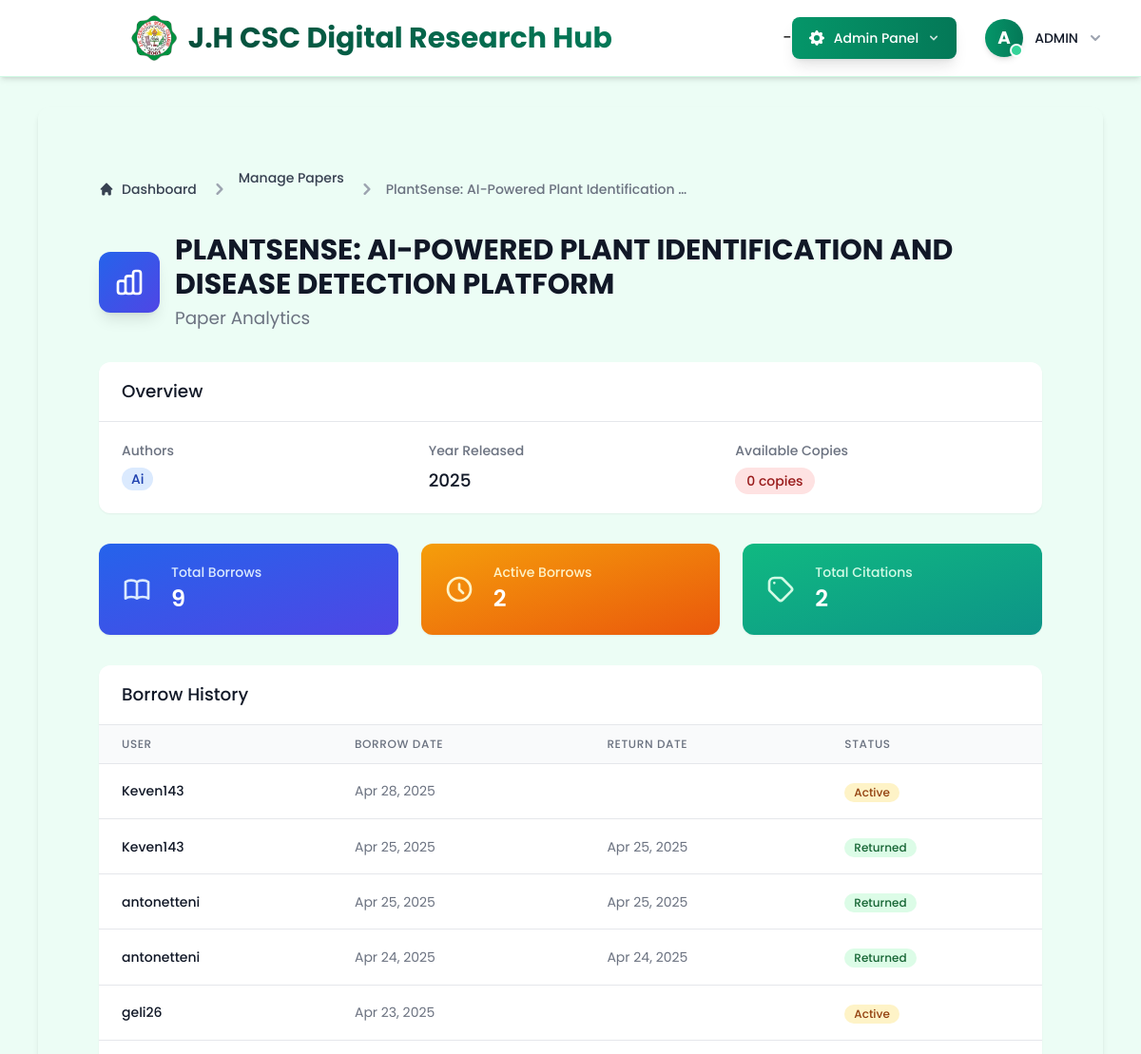
Before: /accounts/admin/paper/1/analytics/ (signed in, upper part) with the older database file.
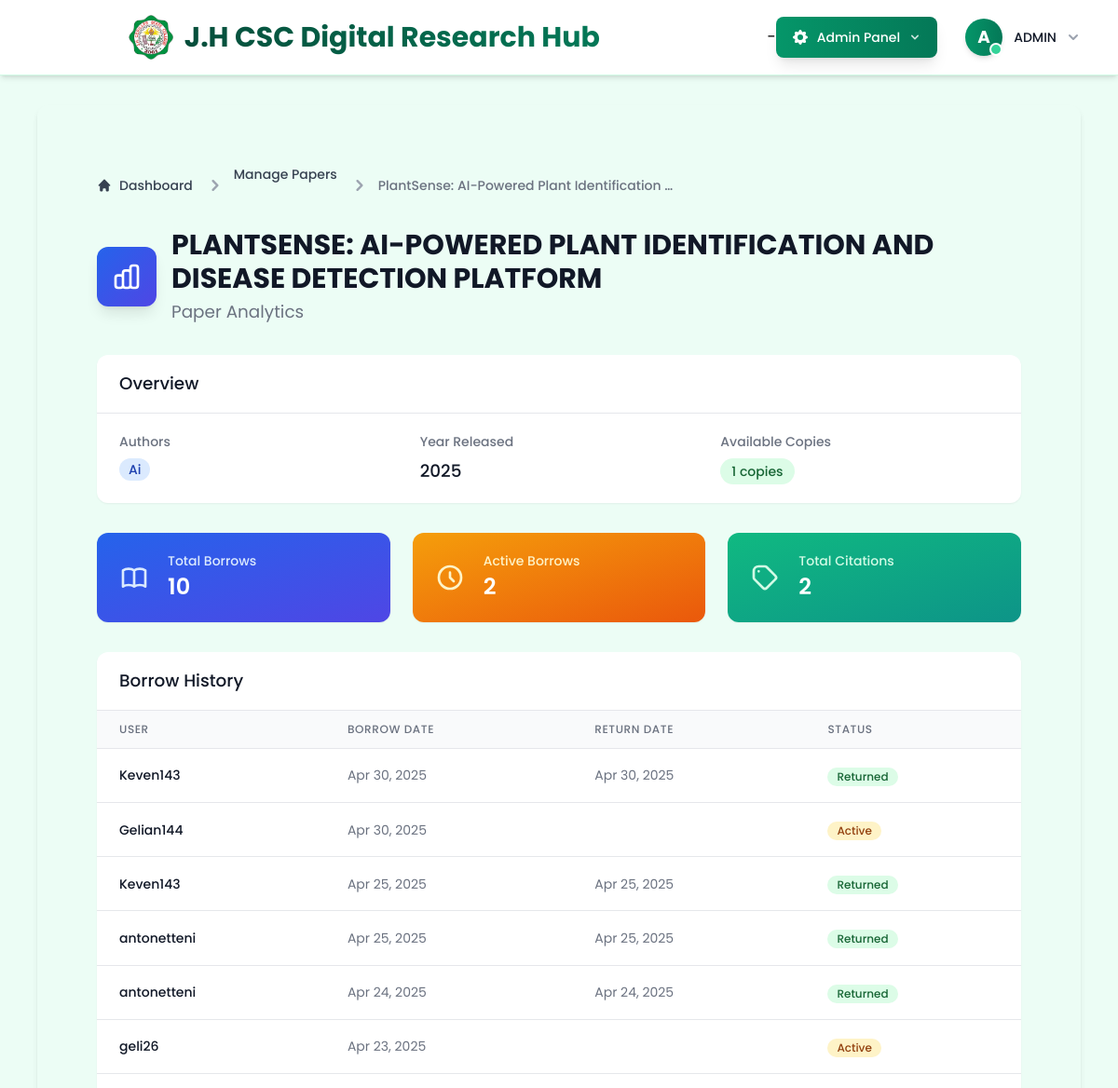
After: the same page with the newer database file.
### scholar/models.py (models this page shows, shortened)
class Author(models.Model):
    name = models.CharField(max_length=200)
    affiliation = models.CharField(max_length=200)
    email = models.EmailField(blank=True)

class Paper(models.Model):
    title = models.CharField(max_length=255)
    authors = models.ManyToManyField('Author', related_name='papers')
    abstract = models.TextField()
    publication_date = models.DateField()
    citations = models.PositiveIntegerField(default=0)
    available_copies = models.PositiveIntegerField(default=1)
    view_count = models.PositiveIntegerField(default=0)
    viewers = models.ManyToManyField(User, related_name='viewed_papers', blank=True)
    pdf_file = models.FileField(upload_to='papers/', blank=True, null=True)
    program = models.CharField(
        max_length=100,
        choices=Student.PROGRAM_CHOICES,
        default='BSIT'  # Setting default value to BSIT
    )
    keywords = models.CharField(max_length=255, blank=True, help_text='Comma-separated keywords')
    created_at = models.DateTimeField(auto_now_add=True, null=True)

class Borrow(models.Model):
    STATUS_CHOICES = [
        ('pending', 'Pending Approval'),
        ('approved', 'Approved'),
        ('rejected', 'Rejected'),
        ('reserved', 'Reserved'),
    ]
    RETURN_STATUS_CHOICES = [
        ('pending', 'Pending Return Approval'),
        ('approved', 'Return Approved'),
        ('rejected', 'Return Rejected'),
    ]
    user = models.ForeignKey(User, on_delete=models.CASCADE)
    paper = models.ForeignKey(Paper, on_delete=models.CASCADE)
    borrow_date = models.DateTimeField(default=timezone.now)
    return_date = models.DateTimeField(null=True, blank=True)
    status = models.CharField(max_length=10, choices=STATUS_CHOICES, default='pending')
    return_status = models.CharField(max_length=10, choices=RETURN_STATUS_CHOICES, null=True, blank=True)
    is_returned = models.BooleanField(default=False)
    due_date = models.DateTimeField(null=True, blank=True)
    borrow_reason = models.TextField(blank=True, null=True, help_text='Reason for borrowing this paper')
    request_date = models.DateTimeField(default=timezone.now)
    notification_read = models.BooleanField(default=False, help_text='Whether the approval notification has been read')
    rejection_reason = models.TextField(blank=True, null=True, help_text='Reason for rejecting this borrow request')
    class Meta:
        ordering = ['-borrow_date']

### scholar/views_admin.py (the view)
# urls.py: path('admin/paper/<int:paper_id>/analytics/', views_admin.paper_analytics, name='paper_analytics'),
@staff_member_required
def paper_analytics(request, paper_id):
    paper = get_object_or_404(Paper, id=paper_id)
    borrow_history = Borrow.objects.filter(paper=paper).order_by('-borrow_date')
    citation_history = Citation.objects.filter(paper=paper).order_by('-citation_date')
    available_papers = Paper.objects.exclude(id=paper_id).order_by('title')
    context = {
        'paper': paper,
        'borrow_history': borrow_history,
        'citation_history': citation_history,
        'total_borrows': borrow_history.count(),
        'active_borrows': borrow_history.filter(is_returned=False).count(),
        'total_citations': citation_history.count(),
        'available_papers': available_papers,
    }
    return render(request, 'scholar/admin/paper_analytics.html', context)

### scholar/context_processors.py (called while the page is built, shortened)
def admin_stats(request):
    context = {}
    if request.user.is_authenticated and request.user.is_staff:
        pending_borrows_count = Borrow.objects.filter(status='pending').count()
        context['pending_borrows_count'] = pending_borrows_count
        pending_returns_count = Borrow.objects.filter(return_status='pending').count()
        context['pending_returns_count'] = pending_returns_count
        pending_registrations_count = UserProfile.objects.filter(
            is_approved=False,
            user__is_active=False
        ).count()
        context['pending_registrations_count'] = pending_registrations_count
        total_papers = Paper.objects.count()
        context['total_papers'] = total_papers
        active_borrows = Borrow.objects.filter(status='approved', is_returned=False).count()
        context['active_borrows'] = active_borrows
    return context

### scholar/templates/scholar/admin/paper_analytics.html (shortened to what the changed rows need)
{% extends "scholar/base.html" %}
{% load static %}
{% block content %}
<div class="max-w-7xl mx-auto px-4 sm:px-6 lg:px-8 py-8" x-data="{ showContent: false }" x-init="setTimeout(() => showContent = true, 100)">
    <nav class="flex mb-6" aria-label="Breadcrumb">
        <ol class="inline-flex items-center space-x-1 md:space-x-3">
            <li aria-current="page">
                <div class="flex items-center">
                    <svg class="w-6 h-6 text-gray-400" fill="currentColor" viewBox="0 0 20 20" xmlns="http://www.w3.org/2000/svg">
                        <path fill-rule="evenodd" d="M7.293 14.707a1 1 0 010-1.414L10.586 10 7.293 6.707a1 1 0 011.414-1.414l4 4a1 1 0 010 1.414l-4 4a1 1 0 01-1.414 0z" clip-rule="evenodd"></path>
                    </svg>
                    <span class="ml-1 text-sm font-medium text-gray-500 md:ml-2 truncate max-w-xs">{{ paper.title }}</span>
                </div>
            </li>
        </ol>
    </nav>
    <div class="mb-8"
         x-show="showContent"
         x-transition:enter="transition ease-out duration-300"
         x-transition:enter-start="opacity-0 transform -translate-y-4"
         x-transition:enter-end="opacity-100 transform translate-y-0">
        <div class="flex items-center space-x-4">
            <div>
                <h1 class="text-3xl font-bold text-gray-900">{{ paper.title|upper }}</h1>
                <p class="mt-1 text-lg text-gray-500">Paper Analytics</p>
            </div>
        </div>
    </div>
    <div class="bg-white rounded-xl shadow-sm overflow-hidden mb-8"
         x-show="showContent"
         x-transition:enter="transition ease-out duration-300 delay-150"
         x-transition:enter-start="opacity-0 transform -translate-y-4"
         x-transition:enter-end="opacity-100 transform translate-y-0">
        <div class="px-6 py-5 border-b border-gray-200">
            <h2 class="text-lg font-medium text-gray-900">Overview</h2>
        </div>
        <div class="px-6 py-5">
            <div class="grid grid-cols-1 md:grid-cols-3 gap-6">
                <div class="space-y-2">
                    <div class="flex flex-wrap gap-2">
                        {% for author in paper.authors.all %}
                            <span class="inline-flex items-center px-2.5 py-0.5 rounded-full text-sm font-medium bg-blue-100 text-blue-800">
                                {{ author.name }}
                            </span>
                        {% endfor %}
                    </div>
                </div>
                <div class="space-y-2">
                    <h3 class="text-sm font-medium text-gray-500">Year Released</h3>
                    <p class="text-lg font-medium text-gray-900">{{ paper.publication_date|date:"Y" }}</p>
                </div>
                <div class="space-y-2">
                    <h3 class="text-sm font-medium text-gray-500">Available Copies</h3>
                    <div class="inline-flex items-center px-3 py-1 rounded-full text-sm font-medium {% if paper.available_copies > 0 %}bg-green-100 text-green-800{% else %}bg-red-100 text-red-800{% endif %}">
                        {{ paper.available_copies }} copies
                    </div>
                </div>
            </div>
        </div>
    </div>
    <div class="grid grid-cols-1 md:grid-cols-3 gap-6 mb-8">
        <div class="bg-gradient-to-br from-blue-600 to-indigo-600 rounded-xl shadow-sm overflow-hidden"
             x-show="showContent"
             x-transition:enter="transition ease-out duration-300 delay-300"
             x-transition:enter-start="opacity-0 transform -translate-y-4"
             x-transition:enter-end="opacity-100 transform translate-y-0">
            <div class="px-6 py-5">
                <div class="flex items-center">
                    <div class="ml-5 w-0 flex-1">
                        <dl>
                            <dd class="flex items-baseline">
                                <div class="text-2xl font-semibold text-white">{{ total_borrows }}</div>
                            </dd>
                        </dl>
                    </div>
                </div>
            </div>
        </div>
    </div>
    <div class="bg-white rounded-xl shadow-sm overflow-hidden mb-8"
         x-show="showContent"
         x-transition:enter="transition ease-out duration-300 delay-750"
         x-transition:enter-start="opacity-0 transform -translate-y-4"
         x-transition:enter-end="opacity-100 transform translate-y-0">
        <div class="px-6 py-5 border-b border-gray-200">
            <h2 class="text-lg font-medium text-gray-900">Borrow History</h2>
        </div>
        <div class="flow-root">
            <div class="overflow-x-auto">
                <table class="min-w-full divide-y divide-gray-200">
                    <thead class="bg-gray-50">
                        <tr>
                            <th scope="col" class="px-6 py-3 text-left text-xs font-medium text-gray-500 uppercase tracking-wider">User</th>
                            <th scope="col" class="px-6 py-3 text-left text-xs font-medium text-gray-500 uppercase tracking-wider">Borrow Date</th>
                            <th scope="col" class="px-6 py-3 text-left text-xs font-medium text-gray-500 uppercase tracking-wider">Return Date</th>
                            <th scope="col" class="px-6 py-3 text-left text-xs font-medium text-gray-500 uppercase tracking-wider">Status</th>
                        </tr>
                    </thead>
                    <tbody class="bg-white divide-y divide-gray-200">
                        {% for borrow in borrow_history %}
                        <tr class="hover:bg-gray-50 transition-colors duration-150">
                            <td class="px-6 py-4 whitespace-nowrap text-sm font-medium text-gray-900">{{ borrow.user.username }}</td>
                            <td class="px-6 py-4 whitespace-nowrap text-sm text-gray-500">{{ borrow.borrow_date|date:"M d, Y" }}</td>
                            <td class="px-6 py-4 whitespace-nowrap text-sm text-gray-500">{{ borrow.return_date|default:"-"|date:"M d, Y" }}</td>
                            <td class="px-6 py-4 whitespace-nowrap">
                                {% if borrow.is_returned %}
                                    <span class="inline-flex items-center px-2.5 py-0.5 rounded-full text-xs font-medium bg-green-100 text-green-800">
                                        Returned
                                    </span>
                                {% else %}
                                    <span class="inline-flex items-center px-2.5 py-0.5 rounded-full text-xs font-medium bg-amber-100 text-amber-800">
                                        Active
                                    </span>
                                {% endif %}
                            </td>
                        </tr>
                        {% endfor %}
                    </tbody>
                </table>
            </div>
        </div>
    </div>
</div>
{% endblock %}

Changed rows visible on the page:
changed Paper "PLANTSENSE: AI-POWERED PLANT IDENTIFICATION AND DISEASE DETECTION PLATFORM": available_copies "0" → "1"
changed Borrow (number 1 of 6 on the later page): borrow_date "Apr 28, 2025" → "Apr 30, 2025"; return_date (not shown) → "Apr 30, 2025"; is_returned "Active" → "Returned"
added Borrow: user.username "Gelian144", borrow_date "Apr 30, 2025", is_returned "Active"
Other visible differences:
{{ total_borrows }}: "9" → "10"
